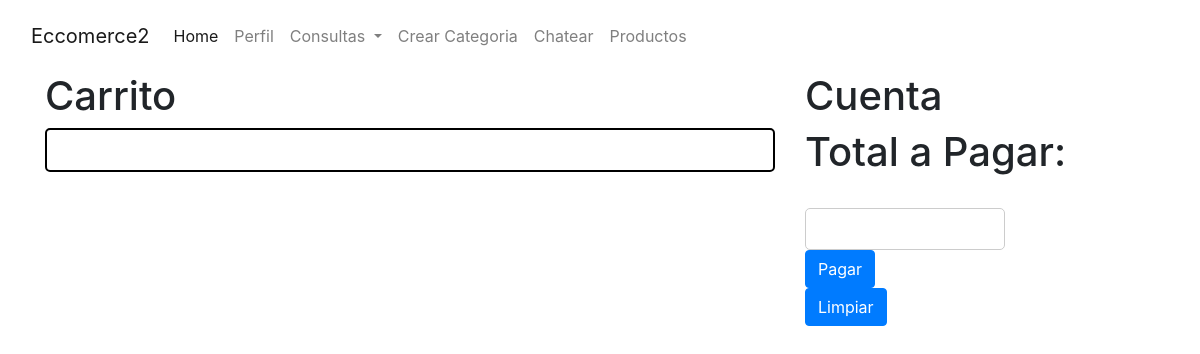
The app's page /CARRITO_COMPRAS/Carrito.php (signed in), older data.
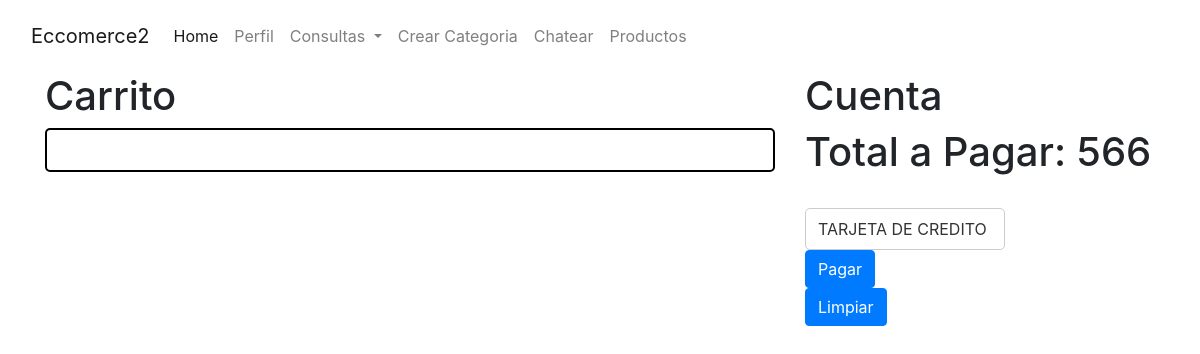
The same page, newer data.
### tables this page shows
CREATE TABLE `orden_compra2` (
  `ID_ORDEN_COMPRA` int(11) NOT NULL,
  `ID_USUARIO` int(11) NOT NULL,
  `PRODUCTOS` longtext DEFAULT NULL,
  `SUBTOTAL` float NOT NULL,
  `TOTAL` float NOT NULL
);

### CARRITO_COMPRAS/Carrito.php (the view, shortened to what this page needs)
<?php
include("../PHP/CONEXION.php");
$USER = $_SESSION['USER'];
$sql = "SELECT * FROM usuario WHERE CORREO = '$USER'";
$result = mysqli_query($conn,$sql);
while($mostrar=mysqli_fetch_array($result)){
  $id = $mostrar['ID_USUARIO'];
}
$sql2 = "SELECT * FROM orden_compra2 WHERE ID_USUARIO = '$id'";
$result2 = mysqli_query($conn,$sql2);
while($mostrar2=mysqli_fetch_array($result2)){
  $total = $mostrar2['TOTAL'];
}
$query2="SELECT ID_METODO_PAGO, NOMBRE FROM METODO_PAGO";
$resultcat = mysqli_query($conn, $query2);
?>
<!DOCTYPE html>
<html lang="en">
<head>
    <link rel="stylesheet" href="https://cdnjs.cloudflare.com/ajax/libs/font-awesome/6.0.0/css/all.min.css">
    <link href="http://fonts.cdnfonts.com/css/gilroy-bold" rel="stylesheet">
<link rel="stylesheet" href="https://cdn.jsdelivr.net/npm/bootstrap@5.1.3/dist/css/bootstrap.min.css">
    <link rel="stylesheet" href="https://stackpath.bootstrapcdn.com/bootstrap/4.1.3/css/bootstrap.min.css">
    <link rel="stylesheet" href="https://cdn.plyr.io/3.6.8/plyr.css">
    <link href="carrito_Estilo.css" rel="stylesheet">
</head>
<body>
    <nav class="navbar navbar-expand-lg navbar-light py-3">
        <div class="container-fluid">
            <a class="navbar-brand" href="#">Eccomerce2</a>
            <div class="collapse navbar-collapse" id="navbarSupportedContent">
                <ul class="navbar-nav me-auto mb-2 mb-lg-0">
                    <li class="nav-item">
                        <a class="nav-link active" aria-current="page" href="#">Home</a>
                    </li>
                    <li class="nav-item">
                        <a class="nav-link" href="../PHP/profile.PHP">Perfil</a>
                    </li>
                    <li class="nav-item dropdown">
                        <a class="nav-link dropdown-toggle" href="#" id="navbarDropdown" role="button" data-bs-toggle="dropdown" aria-expanded="false">
                            Consultas
                        </a>
                    </li>
                        <li>
                            <a class="nav-link" onclick="openModal()">Crear Categoria</a>
                        </li>
                        <li>
                            <a class="nav-link" href="../ChatApp - CodingNepal/users.php">Chatear</a>
                        </li>
                        <li class="nav-item">
                            <a class="nav-link" href="../BPRODUCTOS/Productos.html">Productos</a>
                        </li>
                </ul>
            </div>
        </div>
    </nav>
    <div class="container">
        <div class="row">
            <div class="col-md-8">
                <form action="LLENAR_HISTORIAL.php" method="POST">
                <h1 class="titulo">Carrito</h1>
                <div id="carrito-container" class="articulos">
                </div>
            </div>
            <div class="col-md-4">
              <h1 class="titulo">Cuenta</h1>
                <div class="d-flex justify-content-between align-items-center BTN_PAGAR">
                   <div >
                    <h1 class="titulo" >Total a Pagar: <?php echo $total; ?></h1>
                    <br><select class="select-style" name="my_select2">
              <?php
              while ($filacat = mysqli_fetch_assoc($resultcat))  {
                echo '<option value="' . $filacat['ID_METODO_PAGO'] . '">' . $filacat['NOMBRE'] . '</option>';
              }
                ?>
           </select>
                </div>
                </div>
                <input type="submit" class="btn btn-primary" value="Pagar"></input>
                <form action="LIMPIAR_CARRITO.php" method="POST">
                <input type="submit" class="btn btn-primary" value="Limpiar"></input>
                </form>
            </div>
        </div>
    </div>
</body>
</html>

### CARRITO_COMPRAS/carrito_Estilo.css (style rules this page uses)
#carrito-container { flex: 0 0 30%; padding: 20px; box-sizing: border-box; border: 2px solid #000000; border-radius: 5px; }
.select-style { appearance: none; -webkit-appearance: none; -moz-appearance: none; background-color: #fff; border: 1px solid #ccc; border-radius: 5px; padding: 8px 12px; width: 200px; font-size: 16px; color: #333; }
.select-style::after { content: "\25BC"; position: absolute; top: 50%; right: 10px; transform: translateY(-50%); }

Row changes from the older to the newer data that the page shows:
added orden_compra2: TOTAL "566"
Text that changed along with them:
form field my_select2: (not shown) → "TARJETA DE CREDITO"
